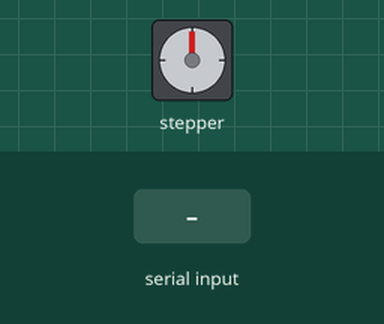
Recording of a sketch running on a simulated Arduino Uno, built with avr-gcc and run on an emulated ATmega328P. On the bench: stepper motor. Wiring (inferred from the names in the program): stepper motor driver (200 steps per turn assumed): step pin 4; direction pin 5. Inputs (shaded band) come from the test bench.

Above: at 1.2 s.
1.3 s: "I" received over Serial
At 2.5 s:
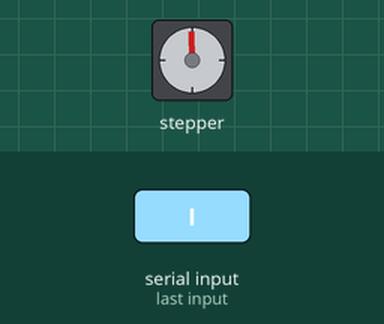
2.8 s: "D" received over Serial
At 3.7 s:
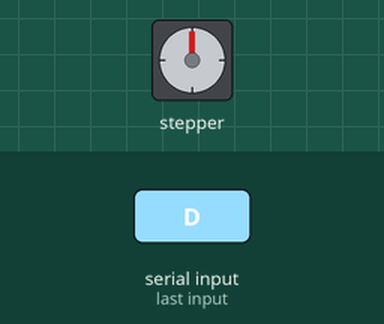
Timing chart, 0 to 5.8 s (numbered marks = the images above; inputs shaded):
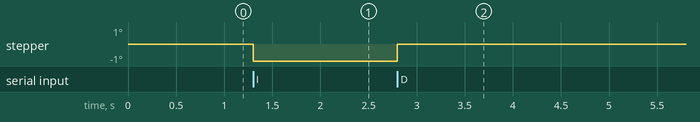

The sketch:

mechanismV1.ino
```cpp
#define STEP_MT1 4      // pin STEP de A4988 a pin 4
#define DIR_MT1 5     // pin DIR de A4988 a pin 5

int entryByte;

void setup()
{
  // initialize serial communication:
  Serial.begin(9600);


  pinMode(STEP_MT1, OUTPUT);  // pin 4 como salida
  pinMode(DIR_MT1, OUTPUT);   // pin 5 como salida
}

void loop() {
  if(Serial.available() >0){
    entryByte = Serial.read();

    //MOVER ALA DERECHA 1 PASO
    if(entryByte == 'D'){
      digitalWrite(DIR_MT1, HIGH);    // giro en un sentido
      digitalWrite(STEP_MT1, HIGH);       // nivel alto
      delay(10);
      digitalWrite(STEP_MT1, LOW);       // nivel alto
      delay(10);
    }
    //MOVER ALA IZQUIERDA UN PASO
    if(entryByte == 'I'){
      digitalWrite(DIR_MT1, LOW);    // giro en SENTIDO OPUESTO
      digitalWrite(STEP_MT1, HIGH);       // nivel alto
      delay(10);
      digitalWrite(STEP_MT1, LOW);       // nivel alto
      delay(10);

    }

  }

}
```
